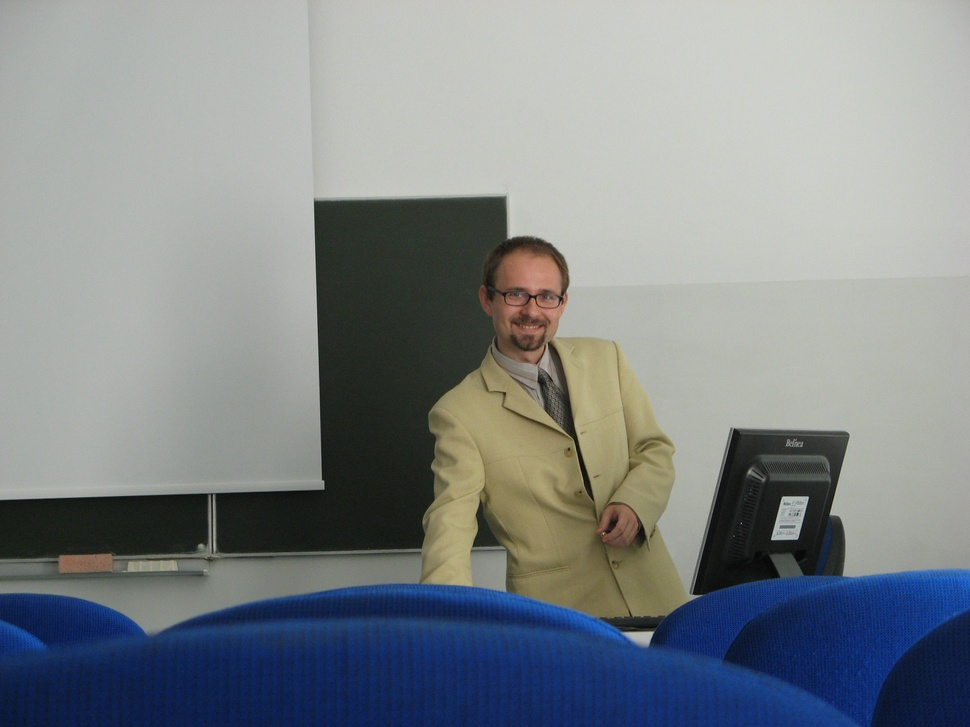
%> input picture S4/PO2/obraz.jpg, 970 x 727 px, shrunk from 1600 x 1200 before the run
$ octave Lab0.m   (GNU Octave 9; MATLAB toolbox functions it lacks are replaced by stand-ins)
%> lines starting %> are read from the running program, lines starting %| are printed output that depends on the picture; in (x1, y1, x2, y2) boxes, pixels count from 0 and x2, y2 are one past the last pixel; in counts of white or black regions, pixels touching at a corner belong together; the program's own positions count from 1
im=imread('obraz.jpg');
%> im is the input picture: size 727x970x3 uint8; mean R, G, B 128.8, 134.6, 137.2
[im,map]=imread('obraz.jpg');
%> map = []
figure;
figure(1);
subplot(2,2,1);
imshow(im);
subplot(2,2,2);
imgray=rgb2gray(im);
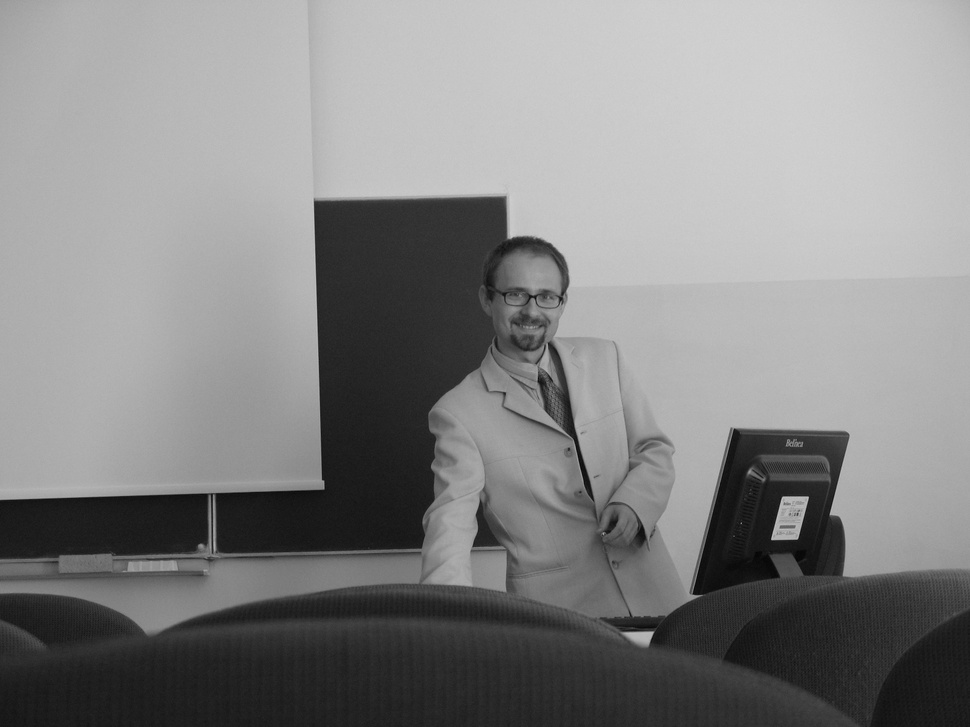
%> imgray: size 727x970 uint8; min 3, max 210, mean 133.2
imshow(imgray);
subplot(2,2,3);
imgray=imgray+80;
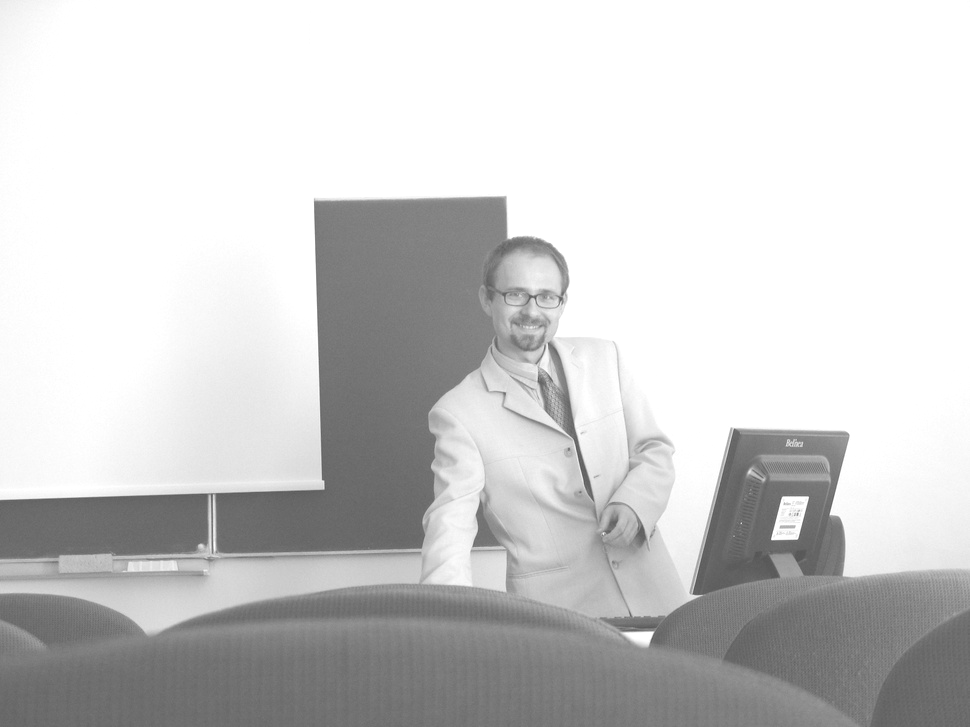
%> imgray: size 727x970 uint8; min 83, max 255, mean 206.2
imshow(imgray);
subplot(2,2,4);
imbw=im2bw(im);
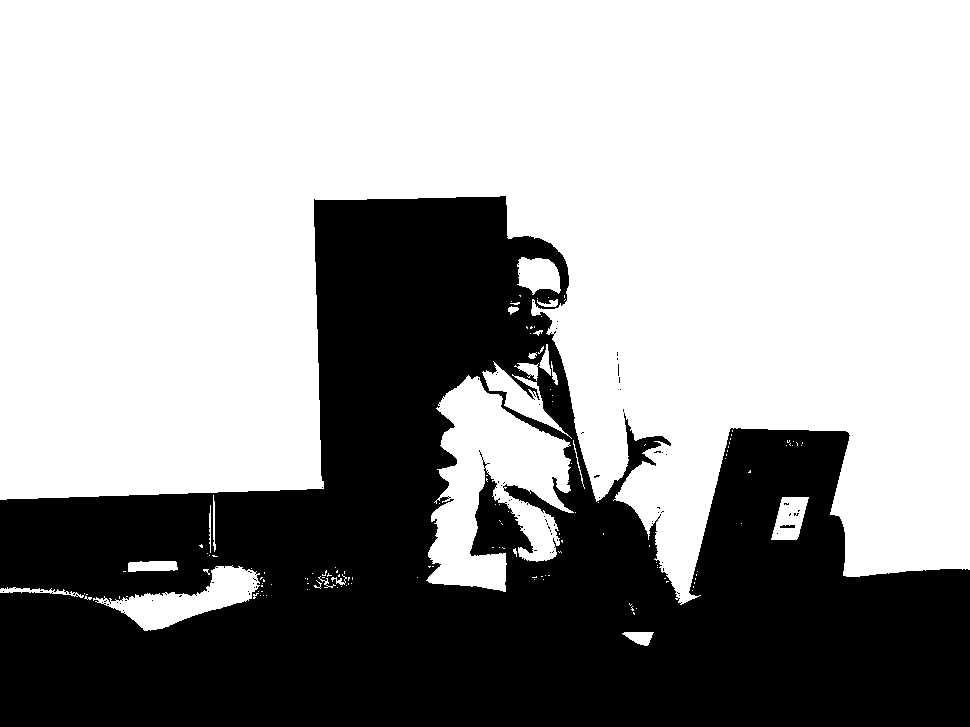
%> imbw: size 727x970 logical; 62.7% white; 77 black regions (75 under 20 px), largest, box (x1, y1, x2, y2) and area: (0, 196, 970, 727) 262772, (780, 525, 795, 528) 40
imshow(imbw);
figure(2);
subplot(2,2,1);
imshow(im);
subplot(2,2,2);
%> (the run ends here)
